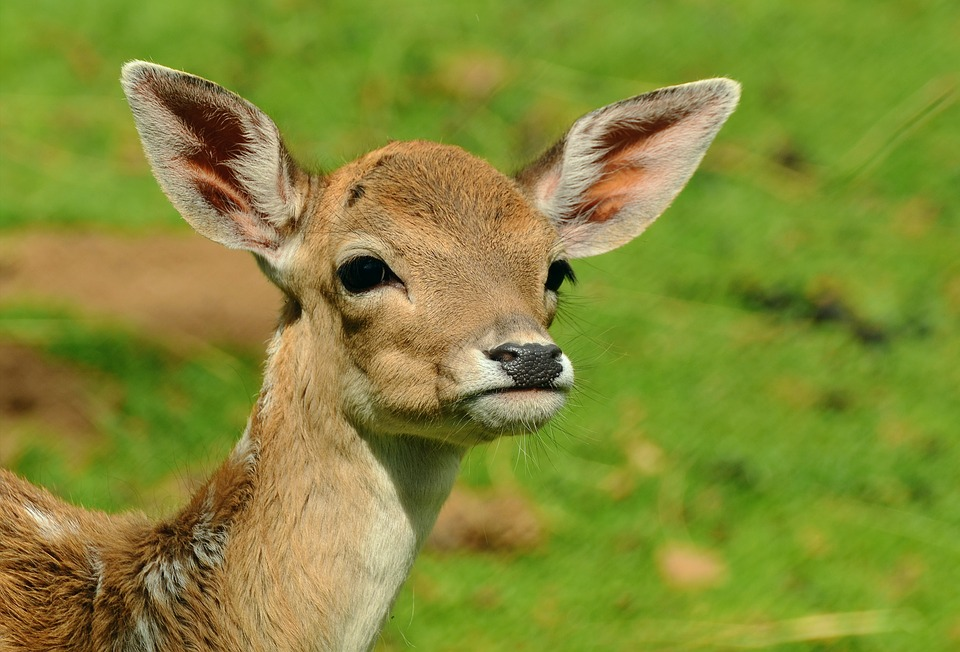
#> input picture deer.jpg, 960 x 652 px
$ python canny.py --image deer.jpg
#> lines starting #> are read from the running program, lines starting #| are printed output that depends on the picture; after the words box and inside, x2 and y2 are one past the last pixel; in counts of white or black regions, pixels touching at a corner belong together
import numpy as np
import cv2
import argparse

ap= argparse.ArgumentParser()
ap.add_argument("-i","--image",required =True, help="Path to image")
args=vars(ap.parse_args())
image=cv2.imread(args["image"])
#> image is the input picture: shape (652, 960, 3); mean B, G, R 53.6, 139, 132
image= cv2.cvtColor(image, cv2.COLOR_BGR2GRAY)
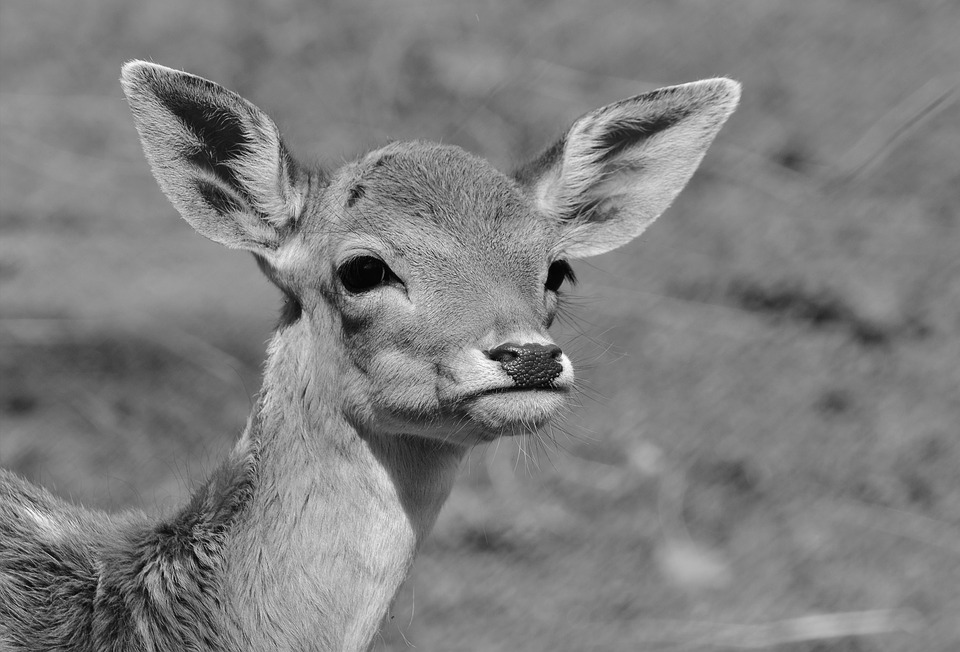
#> image: shape (652, 960); min 1, max 254, mean 127.2
image= cv2.GaussianBlur(image, (5,5),0)
cv2.imshow("Blurred", image)
canny= cv2.Canny(image, 30, 150)
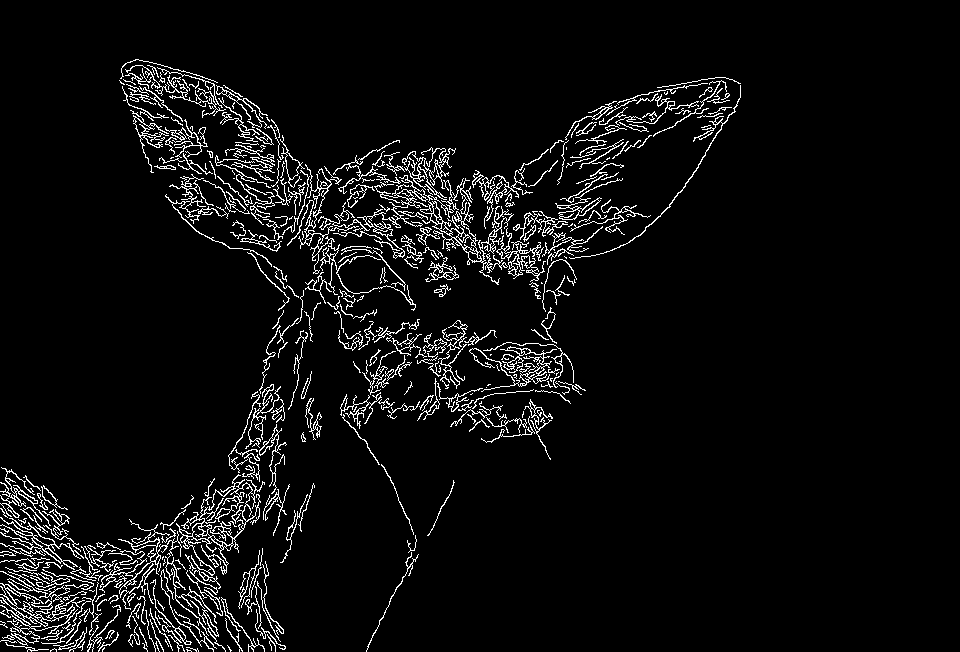
#> canny: shape (652, 960); 5.3% white in thin lines or dots, all inside (x1, y1, x2, y2) = (0, 59, 741, 652)
cv2.imshow("Canny", canny)
cv2.waitKey(0)
